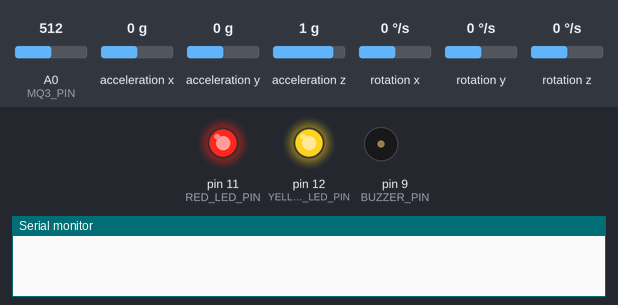
Simulated run of this sketch. Board: Arduino Nano, built with avr-gcc and run on an emulated ATmega328P. Shown: output pins drawn as LEDs (lit = HIGH), buzzer (waves = sounding, pin HIGH), the last lines printed to the serial monitor. The test bench sets the inputs (shaded band); at power-on: A0 (MQ3_PIN) = 512, acceleration x 0 g, acceleration y 0 g, acceleration z 1 g, rotation x 0 °/s, rotation y 0 °/s, rotation z 0 °/s.

Above: at 0.2 s.
At 20.8 s:
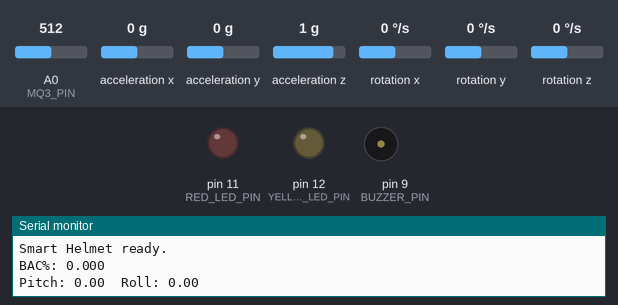
At 22.3 s:
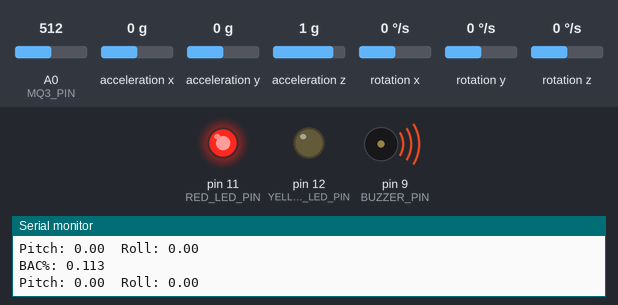
Timing chart, 0 to 23.8 s (numbered marks = the images above):
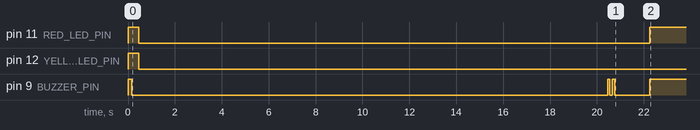

The sketch:

smart_helmet.ino
```cpp
/*
 * ============================================================================
 *  Smart Helmet for Safety Applications
 *  Firmware — Arduino Nano
 * ----------------------------------------------------------------------------
 *  Detects rider impairment (alcohol intoxication and drowsiness) in real
 *  time using an MQ-3 alcohol sensor and an MPU6050 gyroscope/accelerometer,
 *  and drives an internal buzzer plus external red/yellow LEDs to warn the
 *  rider and surrounding traffic.
 *
 *  Hardware:
 *    - Arduino Nano
 *    - MQ-3 alcohol sensor    -> A0
 *    - MPU6050 (I2C)          -> A4 (SDA), A5 (SCL)
 *    - Buzzer                -> D9  (via NPN transistor)
 *    - Red LED (alcohol)     -> D11
 *    - Yellow LED (drowsy)   -> D12
 *
 *  Project: EPICS346 — Smart Helmet for Safety Applications
 *  Author:  Ananya Nair (22MIM10061), VIT Bhopal University
 * ============================================================================
 */

#include <Wire.h>
#include <MPU6050.h>

// ---------------------------------------------------------------------------
// Pin configuration
// ---------------------------------------------------------------------------
#define MQ3_PIN        A0
#define BUZZER_PIN     9
#define RED_LED_PIN    11
#define YELLOW_LED_PIN 12

// ---------------------------------------------------------------------------
// Thresholds (calibrated per the project report, Section 3.2)
// ---------------------------------------------------------------------------
#define BAC_THRESHOLD          0.08f   // Legal intoxication limit
#define ALCOHOL_WARMUP_MS      20000   // MQ-3 sensor warm-up period
#define ALCOHOL_SAMPLE_MS      500     // Sensor poll interval
#define ALCOHOL_SAFE_SAMPLES   60      // 30s of clean readings before clearing alert

#define GYRO_SAMPLE_MS         100     // Sensor poll interval
#define DROWSY_CONFIRM_SAMPLES 15      // 1.5s of sustained tilt before alerting
#define DROWSY_ALERT_HOLD_MS   10000   // Keep alert on for 10s after last detection
#define DROWSY_ESCALATE_COUNT  3       // Occurrences...
#define DROWSY_ESCALATE_WINDOW 120000  // ...within this window trigger escalation

// Drowsiness angle bands (degrees, normalized 0-360)
#define PITCH_FORWARD_MIN 319
#define PITCH_FORWARD_MAX 360
#define ROLL_RIGHT_MIN     40
#define ROLL_RIGHT_MAX     70
#define ROLL_LEFT_MIN     310
#define ROLL_LEFT_MAX     340

// ---------------------------------------------------------------------------
// Global state
// ---------------------------------------------------------------------------
MPU6050 mpu;

int16_t ax, ay, az, gx, gy, gz;

// Alcohol detection state
int alcoholReadings[10] = {0};
uint8_t alcoholIndex = 0;
bool alcoholDetected = false;
uint16_t alcoholSafeCounter = 0;
unsigned long lastAlcoholSample = 0;

// Drowsiness detection state
bool isDrowsinessAlertActive = false;
uint16_t drowsinessCounter = 0;
uint8_t drowsinessOccurrences = 0;
unsigned long lastDrowsinessTime = 0;
unsigned long firstDrowsinessTime = 0;
unsigned long lastGyroSample = 0;

// Buzzer pattern state (non-blocking)
unsigned long lastBuzzerToggle = 0;
bool buzzerState = false;

void setup() {
  Serial.begin(9600);
  Wire.begin();

  pinMode(BUZZER_PIN, OUTPUT);
  pinMode(RED_LED_PIN, OUTPUT);
  pinMode(YELLOW_LED_PIN, OUTPUT);

  runStartupSelfTest();

  mpu.initialize();
  if (!mpu.testConnection()) {
    Serial.println(F("WARNING: MPU6050 connection failed. Check wiring."));
  }

  Serial.println(F("Smart Helmet initializing..."));
  Serial.println(F("Warming up MQ-3 alcohol sensor (20s)..."));
  delay(ALCOHOL_WARMUP_MS);

  firstDrowsinessTime = millis();
  Serial.println(F("Smart Helmet ready."));
  beep(100); delay(100); beep(100); // two short beeps = ready
}

void loop() {
  unsigned long now = millis();

  if (now - lastAlcoholSample >= ALCOHOL_SAMPLE_MS) {
    lastAlcoholSample = now;
    checkAlcoholLevel();
  }

  if (now - lastGyroSample >= GYRO_SAMPLE_MS) {
    lastGyroSample = now;
    checkDrowsiness();
  }

  updateAlerts();
}

// ---------------------------------------------------------------------------
// Alcohol detection (MQ-3), per report Section 3.2
// ---------------------------------------------------------------------------
void checkAlcoholLevel() {
  int sensorValue = analogRead(MQ3_PIN);

  // 10-sample moving average filter to reduce noise
  alcoholReadings[alcoholIndex] = sensorValue;
  alcoholIndex = (alcoholIndex + 1) % 10;

  long sum = 0;
  for (int i = 0; i < 10; i++) sum += alcoholReadings[i];
  int filteredValue = sum / 10;

  // Calibrated conversion to estimated BAC%
  float bacPercentage = (filteredValue * 0.0008f) - 0.05f;
  if (bacPercentage < 0) bacPercentage = 0;

  if (bacPercentage >= BAC_THRESHOLD) {
    alcoholDetected = true;
    alcoholSafeCounter = 0;
  } else if (alcoholDetected) {
    alcoholSafeCounter++;
    if (alcoholSafeCounter >= ALCOHOL_SAFE_SAMPLES) {
      alcoholDetected = false;
      alcoholSafeCounter = 0;
    }
  }

  Serial.print(F("BAC%: "));
  Serial.println(bacPercentage, 3);
}

// ---------------------------------------------------------------------------
// Drowsiness detection (MPU6050), per report Section 3.2
// ---------------------------------------------------------------------------
void checkDrowsiness() {
  mpu.getMotion6(&ax, &ay, &az, &gx, &gy, &gz);

  float accelX = ax / 16384.0f;
  float accelY = ay / 16384.0f;
  float accelZ = az / 16384.0f;

  float pitch = atan2(accelY, sqrt(accelX * accelX + accelZ * accelZ)) * 180.0f / PI;
  float roll  = atan2(-accelX, accelZ) * 180.0f / PI;

  pitch = (pitch < 0) ? pitch + 360 : pitch;
  roll  = (roll  < 0) ? roll  + 360 : roll;

  bool tiltMatchesDrowsyPattern =
      (pitch >= PITCH_FORWARD_MIN && pitch <= PITCH_FORWARD_MAX) ||
      (roll  >= ROLL_RIGHT_MIN    && roll  <= ROLL_RIGHT_MAX)    ||
      (roll  >= ROLL_LEFT_MIN     && roll  <= ROLL_LEFT_MAX);

  if (tiltMatchesDrowsyPattern) {
    drowsinessCounter++;
    if (drowsinessCounter >= DROWSY_CONFIRM_SAMPLES) {
      isDrowsinessAlertActive = true;
      drowsinessOccurrences++;
      lastDrowsinessTime = millis();
    }
  } else {
    drowsinessCounter = 0;
    if (isDrowsinessAlertActive && (millis() - lastDrowsinessTime) > DROWSY_ALERT_HOLD_MS) {
      isDrowsinessAlertActive = false;
    }
  }

  // Escalation: 3+ drowsiness episodes within a 2-minute window
  if (drowsinessOccurrences >= DROWSY_ESCALATE_COUNT &&
      (millis() - firstDrowsinessTime) < DROWSY_ESCALATE_WINDOW) {
    // Handled in updateAlerts() via escalated buzzer cadence
  }

  if ((millis() - firstDrowsinessTime) > DROWSY_ESCALATE_WINDOW) {
    drowsinessOccurrences = 0;
    firstDrowsinessTime = millis();
  }

  Serial.print(F("Pitch: ")); Serial.print(pitch);
  Serial.print(F("  Roll: ")); Serial.println(roll);
}

// ---------------------------------------------------------------------------
// Alert management: alcohol takes priority over drowsiness (report 3.2)
// ---------------------------------------------------------------------------
void updateAlerts() {
  unsigned long now = millis();

  if (alcoholDetected) {
    // Priority 1: continuous buzzer + solid red LED
    digitalWrite(RED_LED_PIN, HIGH);
    digitalWrite(YELLOW_LED_PIN, LOW);
    digitalWrite(BUZZER_PIN, HIGH);
  } else if (isDrowsinessAlertActive) {
    // Priority 2: intermittent buzzer + blinking yellow LED
    digitalWrite(RED_LED_PIN, LOW);

    bool escalated = drowsinessOccurrences >= DROWSY_ESCALATE_COUNT;
    unsigned long onTime  = escalated ? 150 : 300;
    unsigned long offTime = escalated ? 100 : 200;

    if (buzzerState && (now - lastBuzzerToggle >= onTime)) {
      buzzerState = false;
      lastBuzzerToggle = now;
    } else if (!buzzerState && (now - lastBuzzerToggle >= offTime)) {
      buzzerState = true;
      lastBuzzerToggle = now;
    }
    digitalWrite(BUZZER_PIN, buzzerState ? HIGH : LOW);
    digitalWrite(YELLOW_LED_PIN, buzzerState ? HIGH : LOW);
  } else {
    digitalWrite(RED_LED_PIN, LOW);
    digitalWrite(YELLOW_LED_PIN, LOW);
    digitalWrite(BUZZER_PIN, LOW);
  }
}

// ---------------------------------------------------------------------------
// Utility
// ---------------------------------------------------------------------------
void beep(unsigned int ms) {
  digitalWrite(BUZZER_PIN, HIGH);
  delay(ms);
  digitalWrite(BUZZER_PIN, LOW);
}

void runStartupSelfTest() {
  digitalWrite(RED_LED_PIN, HIGH);
  digitalWrite(YELLOW_LED_PIN, HIGH);
  beep(150);
  delay(300);
  digitalWrite(RED_LED_PIN, LOW);
  digitalWrite(YELLOW_LED_PIN, LOW);
}
```

Measured:
- by itself, pin 11 (RED_LED_PIN): HIGH → LOW at 0.45 s, → HIGH 21.8 s later
- by itself, pin 9 (BUZZER_PIN): goes LOW 20.3 s, HIGH 0.10 s, LOW 0.10 s, HIGH 0.10 s, LOW 1.5 s, then HIGH
